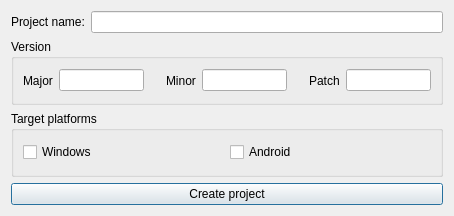
<?xml version="1.0" encoding="UTF-8"?>
<ui version="4.0">
 <class>NewProjectDialog</class>
 <widget class="QDialog" name="NewProjectDialog">
  <property name="geometry">
   <rect>
    <x>0</x>
    <y>0</y>
    <width>454</width>
    <height>216</height>
   </rect>
  </property>
  <property name="windowTitle">
   <string>New Project</string>
  </property>
  <layout class="QVBoxLayout" name="verticalLayout">
   <item>
    <layout class="QHBoxLayout" name="horizontalLayout">
     <item>
      <widget class="QLabel" name="lProjectName">
       <property name="text">
        <string>Project name:</string>
       </property>
      </widget>
     </item>
     <item>
      <widget class="QLineEdit" name="leProjectName">
       <property name="maxLength">
        <number>60</number>
       </property>
      </widget>
     </item>
    </layout>
   </item>
   <item>
    <widget class="QGroupBox" name="gbVersion">
     <property name="title">
      <string>Version</string>
     </property>
     <layout class="QHBoxLayout" name="horizontalLayout_3">
      <item>
       <widget class="QLabel" name="lMajor">
        <property name="text">
         <string>Major</string>
        </property>
       </widget>
      </item>
      <item>
       <widget class="QLineEdit" name="leMajor"/>
      </item>
      <item>
       <spacer name="horizontalSpacer">
        <property name="orientation">
         <enum>Qt::Orientation::Horizontal</enum>
        </property>
        <property name="sizeHint" stdset="0">
         <size>
          <width>40</width>
          <height>20</height>
         </size>
        </property>
       </spacer>
      </item>
      <item>
       <widget class="QLabel" name="lMinor">
        <property name="text">
         <string>Minor</string>
        </property>
       </widget>
      </item>
      <item>
       <widget class="QLineEdit" name="leMinor"/>
      </item>
      <item>
       <spacer name="horizontalSpacer_2">
        <property name="orientation">
         <enum>Qt::Orientation::Horizontal</enum>
        </property>
        <property name="sizeHint" stdset="0">
         <size>
          <width>40</width>
          <height>20</height>
         </size>
        </property>
       </spacer>
      </item>
      <item>
       <widget class="QLabel" name="lPatch">
        <property name="text">
         <string>Patch</string>
        </property>
       </widget>
      </item>
      <item>
       <widget class="QLineEdit" name="lePatch"/>
      </item>
     </layout>
    </widget>
   </item>
   <item>
    <widget class="QGroupBox" name="gbTargetPlatforms">
     <property name="title">
      <string>Target platforms</string>
     </property>
     <layout class="QHBoxLayout" name="horizontalLayout_2">
      <item>
       <widget class="QCheckBox" name="cbxWindows">
        <property name="text">
         <string>Windows</string>
        </property>
       </widget>
      </item>
      <item>
       <widget class="QCheckBox" name="cbxAndroid">
        <property name="text">
         <string>Android</string>
        </property>
       </widget>
      </item>
     </layout>
    </widget>
   </item>
   <item>
    <widget class="QPushButton" name="pbCreateProject">
     <property name="text">
      <string>Create project</string>
     </property>
    </widget>
   </item>
  </layout>
 </widget>
 <resources/>
 <connections/>
</ui>
